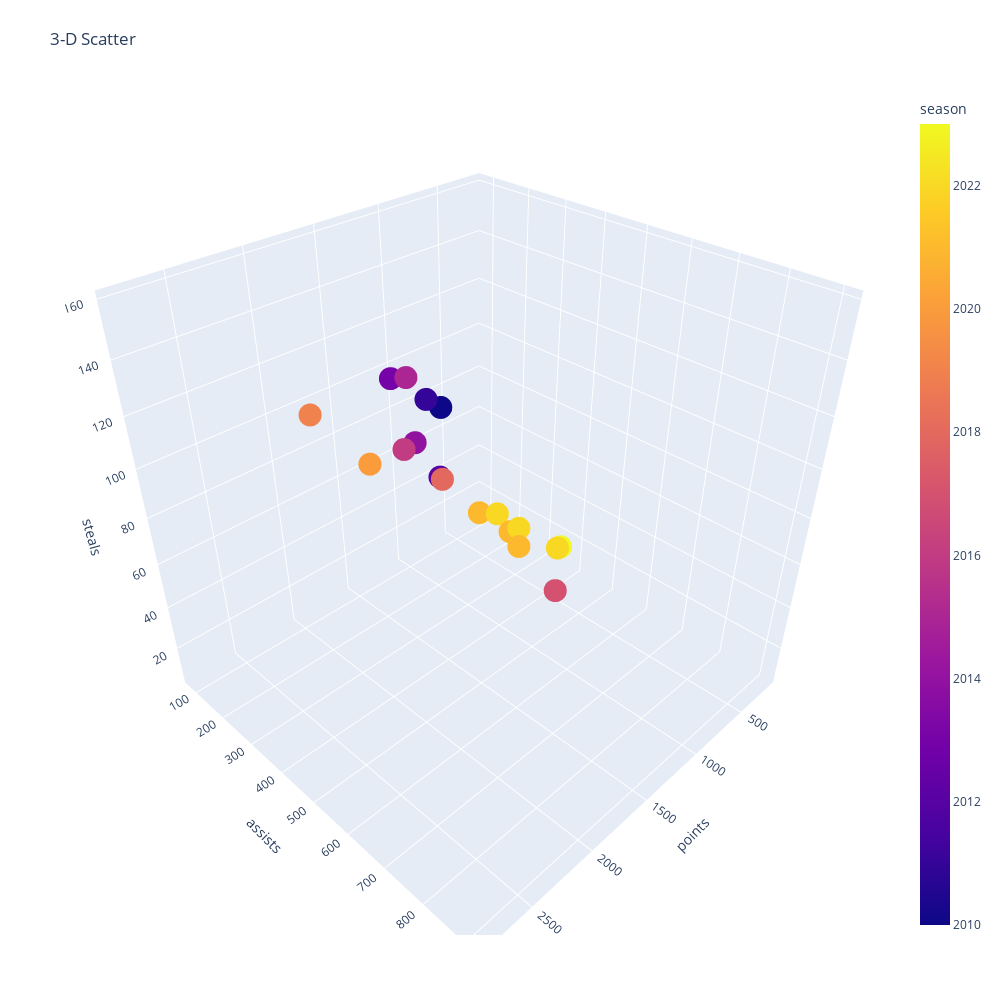

Notebook code cell kept with this figure:
### Code cell
# Convert JSON to DF

df = pd.DataFrame(response['playerTotalsAll'])
df['points'] = df['points'].astype(int)


fig = px.scatter_3d(df, x='points', y='assists', z='steals', color='season')

fig.update_layout(title='3-D Scatter', autosize=False, width=1000, height=1000, margin=dict(l=65, r=50, b=65, t=90))

fig.show()

### Figure 1 — Plotly figure (JSON) as saved in the notebook; plotly's stock layout.template omitted (floating-point values rounded to 4 significant figures)
{"data": [{"hovertemplate": "points=%{x}<br>assists=%{y}<br>steals=%{z}<br>season=%{marker.color}<extra></extra>", "legendgroup": "", "marker": {"color": [2023, 2022, 2022, 2022, 2021, 2021, 2021, 2020, 2019, 2018, 2017, 2016, 2015, 2014, 2013, 2012, 2011, 2010], "coloraxis": "coloraxis", "symbol": "circle"}, "mode": "markers", "name": "", "scene": "scene", "showlegend": false, "type": "scatter3d", "x": [1216, 1432, 990, 442, 1083, 198, 885, 2335, 2818, 2191, 2356, 2376, 2217, 1851, 2023, 1044, 998, 753], "y": [618, 667, 447, 220, 475, 83, 392, 512, 586, 630, 907, 612, 565, 446, 455, 229, 176, 137], "z": [71, 82, 56, 26, 53, 7, 46, 125, 158, 126, 121, 139, 154, 115, 142, 62, 92, 80]}], "layout": {"autosize": false, "coloraxis": {"colorbar": {"title": {"text": "season"}}, "colorscale": [[0, "#0d0887"], [0.1111, "#46039f"], [0.2222, "#7201a8"], [0.3333, "#9c179e"], [0.4444, "#bd3786"], [0.5556, "#d8576b"], [0.6667, "#ed7953"], [0.7778, "#fb9f3a"], [0.8889, "#fdca26"], [1, "#f0f921"]]}, "height": 1000, "legend": {"tracegroupgap": 0}, "margin": {"b": 65, "l": 65, "r": 50, "t": 90}, "scene": {"domain": {"x": [0, 1], "y": [0, 1]}, "xaxis": {"title": {"text": "points"}}, "yaxis": {"title": {"text": "assists"}}, "zaxis": {"title": {"text": "steals"}}}, "title": {"text": "3-D Scatter"}, "width": 1000}}
